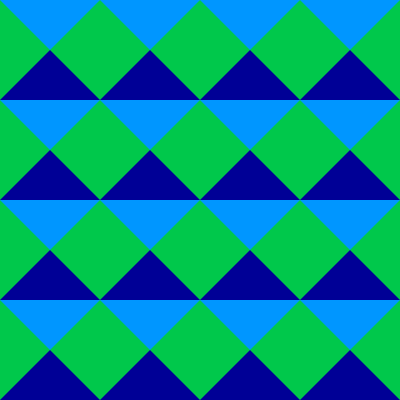
Frame 1 (no input)
Frame 60 (no input): identical to frame 1, image omitted
Frame 120 (the mouse pressed at the canvas centre since frame 60): identical to frame 1, image omitted

The p5.js sketch that drew this single still picture (run headless with seeded random() and noise() and a simulated clock; from frame 60 on, the mouse is pressed at the canvas centre):

// p5.js sketch
// ── sketch.js

/*
TWO-DIMENSIONAL ITERATION (with push/pop)
Jeff Thompson | 2017/20 | jeffreythompson.org

Combining two ideas often results in something much
more interesting than each on their own: by using 
two for-loops and push/pop(), we can draw a grid
of complex patterns using code that's easy to read and
modify.

The nested for-loop walks a grid, one row at a time:
- y starts at the top of the canvas
- then we draw shapes across the full width
- y shifts down a row
- we draw shapes across again
- repeat until y reaches the bottom

Inside each step, we enter "temporary" mode using 
push(), change the origin using translate(), then
draw our shapes. This has the benefit of making our 
drawing commands relative at (0,0) and is a lot 
easier to modify.

CHALLENGES:
1. Can you add rotation as well? Hint: you many need to
   translate to the center of the grid square instead of
   the upper-left corner
2. Can you use the modulus (%) operator (returns the remainder
   of division) or a boolean variable to draw shapes of 
   alternating color?

*/

// a "global" variable that sets the grid size – by 
// changing just this number, we can alter the whole drawing!
let gridSize = 100;


function setup() {
	createCanvas(400, 400);
}


function draw() {
	background(0, 200, 75);

	// go row-by-row all the way down
	for (let y=0; y<height; y+=gridSize) {

		// in each row, draw squares across the screen
		for (let x=0; x<width; x+=gridSize) {

			// for each step x/y, go into "temporary" mode
			push();

			// now x/y will be (0,0), making our
			// drawing commands much easier
			translate(x, y);

			// draw some shapes in this grid square
			// (note: we're making all positions/sizes
			// relative to the "gridSize" variable so
			// that, if we change that value, our shapes
			// automatically resize too!)
			noStroke();
			fill(0,150,255);
			triangle(0,0, gridSize,0, gridSize/2,gridSize/2);
			fill(0,0,150);
			triangle(gridSize/2,gridSize/2, gridSize,gridSize, 0,gridSize);

			// pop back to the normal origin and continue
			// the loops
			pop();
		}
	}
}
